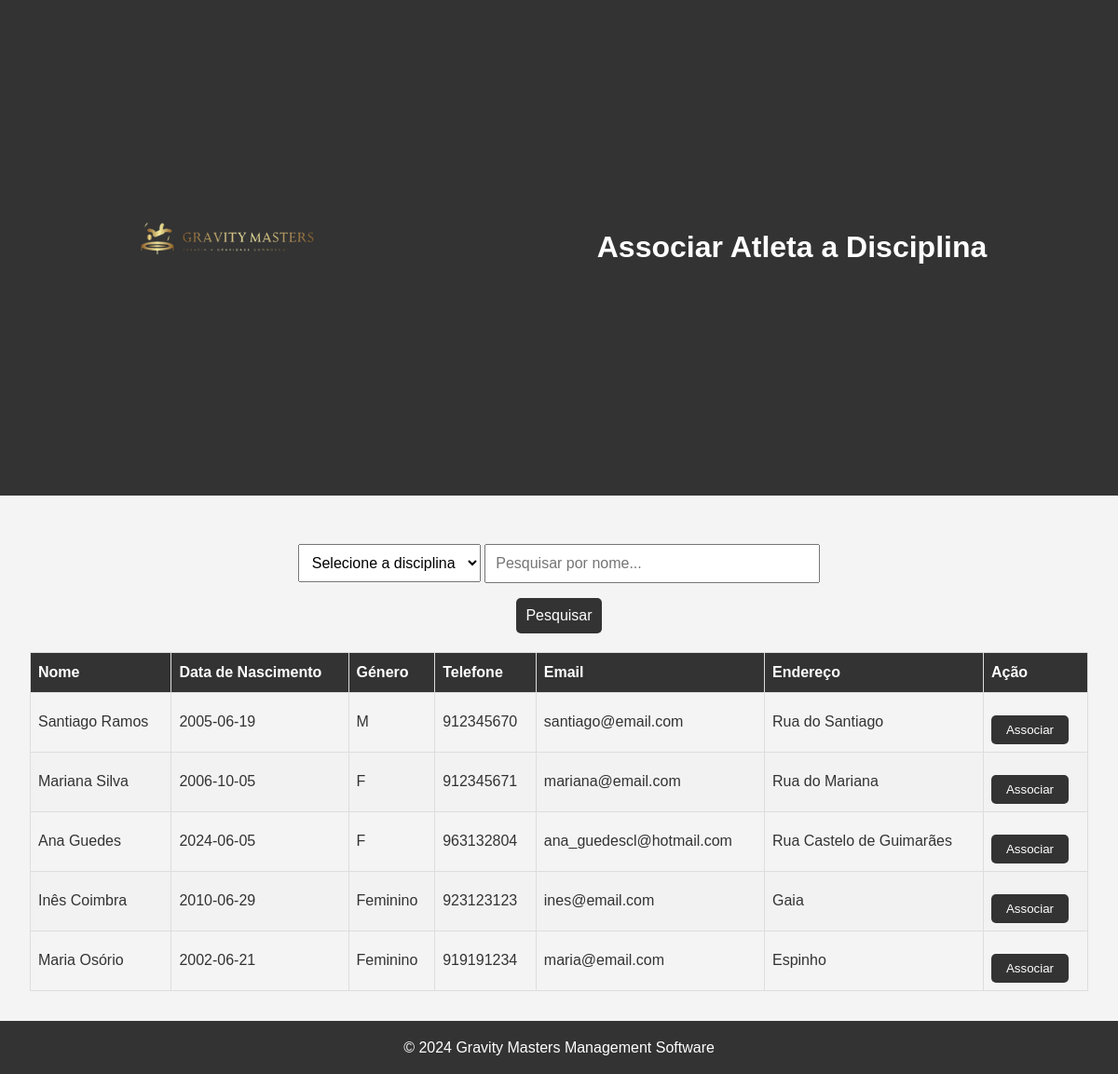
/frontend/assign_discipline.php, run on the app's committed database.
### tables this page shows
CREATE TABLE Athlete (
    idAthlete INTEGER PRIMARY KEY AUTOINCREMENT,
    name VARCHAR(255) NOT NULL,
    birthday DATE NOT NULL,
    genre VARCHAR(1) NOT NULL,
    mobile VARCHAR(20) NOT NULL,
    email VARCHAR(255) NOT NULL,
    password VARCHAR(255) NOT NULL,
    address VARCHAR(255) NOT NULL,
    ageGroup VARCHAR(255) NOT NULL,
    UNIQUE(idAthlete),
    UNIQUE(mobile),
    UNIQUE(email),
    CHECK(email LIKE '%@%')
);

### frontend/assign_discipline.php (the view, shortened to what this page needs)
<!DOCTYPE html>
<html lang="pt">
<head>
    <link rel="stylesheet" href="../css/assign_discipline.css">
</head>
<body>
    <header>
        <div class="header-content">
            <img src="..\imagens\teste.png" alt="Logo do Clube" class="header-logo">
            <h1>Associar Atleta a Disciplina</h1>
        </div>
    </header>
    <main>
        <div class="search-container">
            <select id="disciplineSelect">
                <option value="">Selecione a disciplina</option>
            </select>
            <input type="text" id="searchInput" onkeyup="filterTable()" placeholder="Pesquisar por nome...">
            <button type="button" onclick="filterTable()">Pesquisar</button>
        </div>
        <table id="athleteTable">
            <thead>
                <tr>
                    <th>Nome</th>
                    <th>Data de Nascimento</th>
                    <th>Género</th>
                    <th>Telefone</th>
                    <th>Email</th>
                    <th>Endereço</th>
                    <th>Ação</th>
                </tr>
            </thead>
            <tbody>
                <?php
                include '../backend/db_connect.php';
                try {
                    $sql = "SELECT idAthlete, name, birthday, genre, mobile, email, address FROM Athlete";
                    $stmt = $conn->query($sql);
                    while ($row = $stmt->fetch(PDO::FETCH_ASSOC)) {
                        echo "<tr>";
                        echo "<td>{$row['name']}</td>";
                        echo "<td>{$row['birthday']}</td>";
                        echo "<td>{$row['genre']}</td>";
                        echo "<td>{$row['mobile']}</td>";
                        echo "<td>{$row['email']}</td>";
                        echo "<td>{$row['address']}</td>";
                        echo "<td>
                                 <form action='../backend/assign_discipline.php' method='POST' onsubmit='return validateForm(this);'>
                                     <input type='hidden' name='athlete_id' value='{$row['idAthlete']}'>
                                     <input type='hidden' name='discipline' value='' class='disciplineInput'>
                                     <button type='submit'>Associar</button>
                                 </form>
                              </td>";
                        echo "</tr>";
                    }
                } catch (Exception $e) {
                    echo "<tr><td colspan='7'>Erro: " . $e->getMessage() . "</td></tr>";
                }
                ?>
            </tbody>
        </table>
    </main>
    <footer>
        <p>&copy; 2024 Gravity Masters Management Software</p>
    </footer>
</body>
</html>

### css/assign_discipline.css (style rules this page uses)
* { margin: 0; padding: 0; box-sizing: border-box; }
body { font-family: Arial, sans-serif; line-height: 1.6; background-color: #f4f4f4; color: #333; display: flex; flex-direction: column; min-height: 100vh; }
header { background: #333; color: #fff; padding: 1rem; text-align: center; }
.header-content { display: flex; align-items: center; justify-content: space-between; max-width: 1200px; margin: 0 auto; padding: 0 1rem; }
.header-logo { max-height: 100%; height: auto; margin-right: 0rem; }
header h1 { flex: 1; text-align: center; margin: 0; font-size: 2rem; }
main { flex: 1; padding: 2rem; text-align: center; }
button { display: inline-block; background: #333; color: #fff; padding: 0.5rem 1rem; border: none; border-radius: 5px; cursor: pointer; transition: background 0.3s; margin-top: 1rem; }
table { width: 100%; border-collapse: collapse; margin-top: 1rem; }
thead { background: #333; color: #fff; }
th, td { padding: 8px; border: 1px solid #dddddd; text-align: left; }
tr:nth-child(even) { background-color: #f2f2f2; }
.search-container { margin: 20px auto; max-width: 600px; }
.search-container select, .search-container input[type=text], .search-container button { padding: 10px; font-size: 16px; }
.search-container input[type=text] { width: 60%; }
.search-container button { background: #333; border: none; cursor: pointer; transition: background 0.3s; }
footer { background: #333; color: #fff; text-align: center; padding: 1rem 0; margin-top: auto; }

### data on the page
athlete: name "Santiago Ramos", birthday "2005-06-19", genre "M", mobile "912345670", email "santiago@email.com", address "Rua do Santiago"
athlete: name "Mariana Silva", birthday "2006-10-05", genre "F", mobile "912345671", email "mariana@email.com", address "Rua do Mariana"
athlete: name "Ana Guedes", birthday "2024-06-05", genre "F", mobile "963132804", email "ana_guedescl@hotmail.com", address "Rua Castelo de Guimarães"
athlete: name "Inês Coimbra", birthday "2010-06-29", genre "Feminino", mobile "923123123", email "ines@email.com", address "Gaia"
athlete: name "Maria Osório", birthday "2002-06-21", genre "Feminino", mobile "919191234", email "maria@email.com", address "Espinho"
